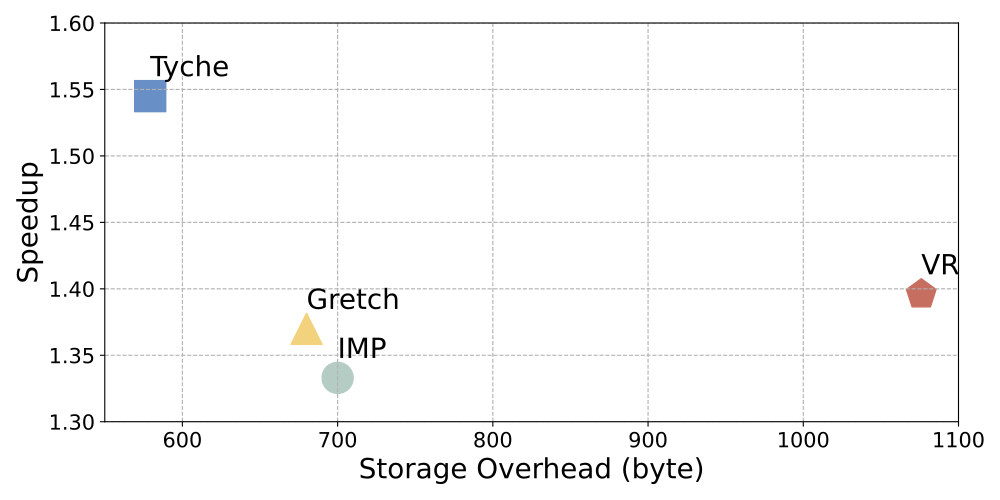

Generate this figure with Python:
import json
import random

import matplotlib.pyplot as plt

from myplot import MyPlot

data = json.load(open("scatter.json"))


def datum2color(datum):
    mapping = {
        'SP': 'r',
        'IMP': 'g',
        'Gretch': 'k',
        'VR': 'y',
        'Tyche': 'b'
    }

    for (k, v) in mapping.items():
        if k in datum['name']:
            return v


def datum2marker(datum):
    mapping = {
        'SP': '.', #点
        'IMP': 'o', #圆
        'Gretch': '^', #上三角
        'VR': 'p', #五边形
        'Tyche': 's' #正方形
    }

    for (k, v) in mapping.items():
        if k in datum['name']:
            return v


def datum2size(datum):
    return 500

def post_hook_func(ax, cfg) :
    # plt.gca().set_yticks([ x/100.0 for x in range(0,260,50)])
    plt.ylim(1.30, 1.60)
    plt.xlim(550, 1100)
    #plt.gca().axhline(y=1.0,ls='-',zorder=0.51,color='red')
    # plt.ylim(top=2.6)
    ax.set_xticklabels(ax.get_xticklabels(), fontsize=15)
    ax.set_yticklabels(ax.get_yticklabels(), fontsize=15)
    return

color = [
    '#b5ccc4',
    '#f3d27d',
    '#c66e60',
    '#688fc6',
] 
fig_cfg = {
    'type': 'scatter',
    #'title': 'test title',

    # Real data
    'x': [datum['x'] for datum in data],
    'y': [datum['y'] for datum in data],

    # Annotation text
    'anno': [datum['name'] for datum in data],
    'anno_offset_x': 0,
    'anno_offset_y': 0.015,
    'anno_kwargs': {
        'size': 20,
    },

    # Decoration
    'marker': [datum2marker(datum) for datum in data],
    'size': [datum2size(datum) for datum in data],
    'color': color,

    'label': ['IMP', 'Gretch', 'VR', 'Tyche'],
    'post_main_hook': post_hook_func,

    'xlabel_kwargs': {
        'fontsize': 20,
    },
    'ylabel_kwargs': {
        'fontsize': 20,
    },

    # Label 横纵坐标
    'xlabel': 'Storage Overhead (byte)',
    'ylabel': 'Speedup',

    # Misc
    'grid': True,
    'grid_linestyle': '--',

    'tight': True,
    'figsize' : [10,5],

    # Save
    'save_path': 'myscatter.pdf'
}

if __name__ == '__main__':
    plot = MyPlot(fig_cfg)
    plot.plot()
